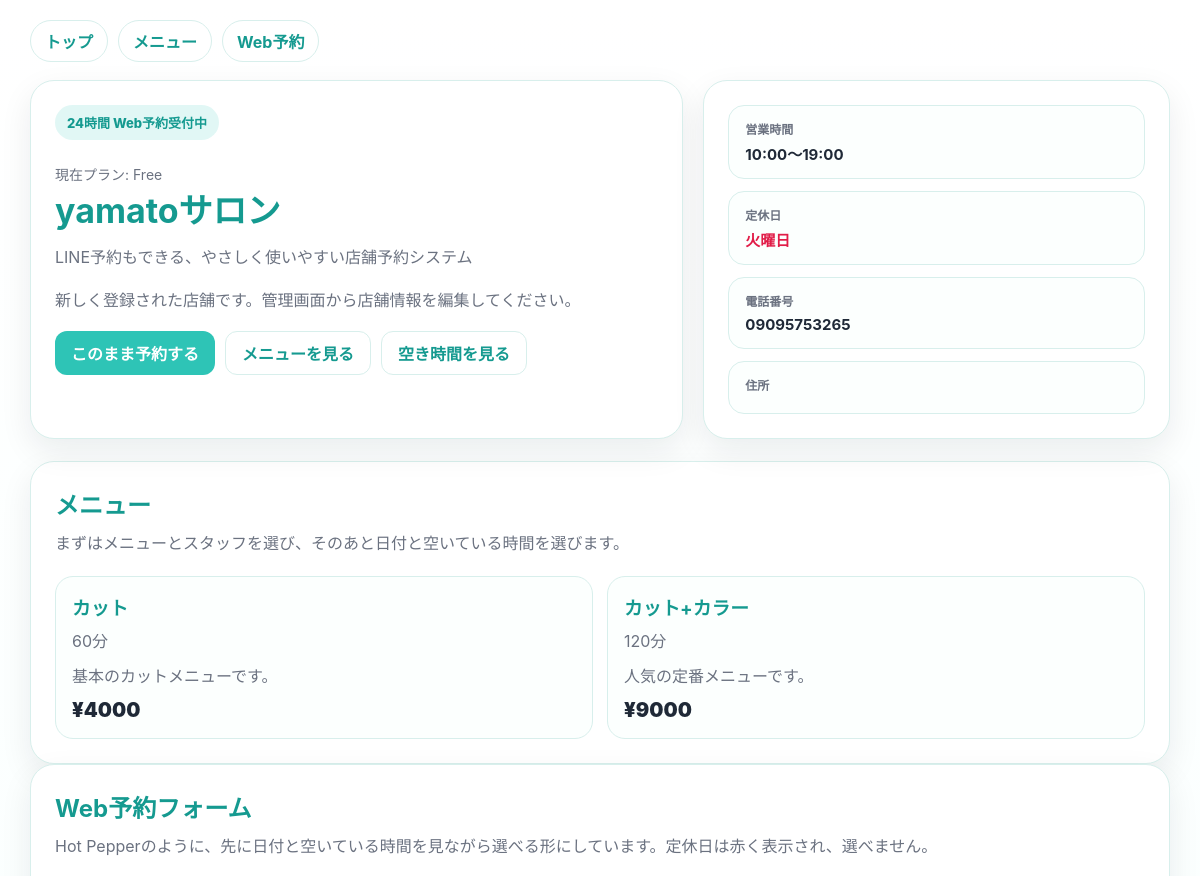
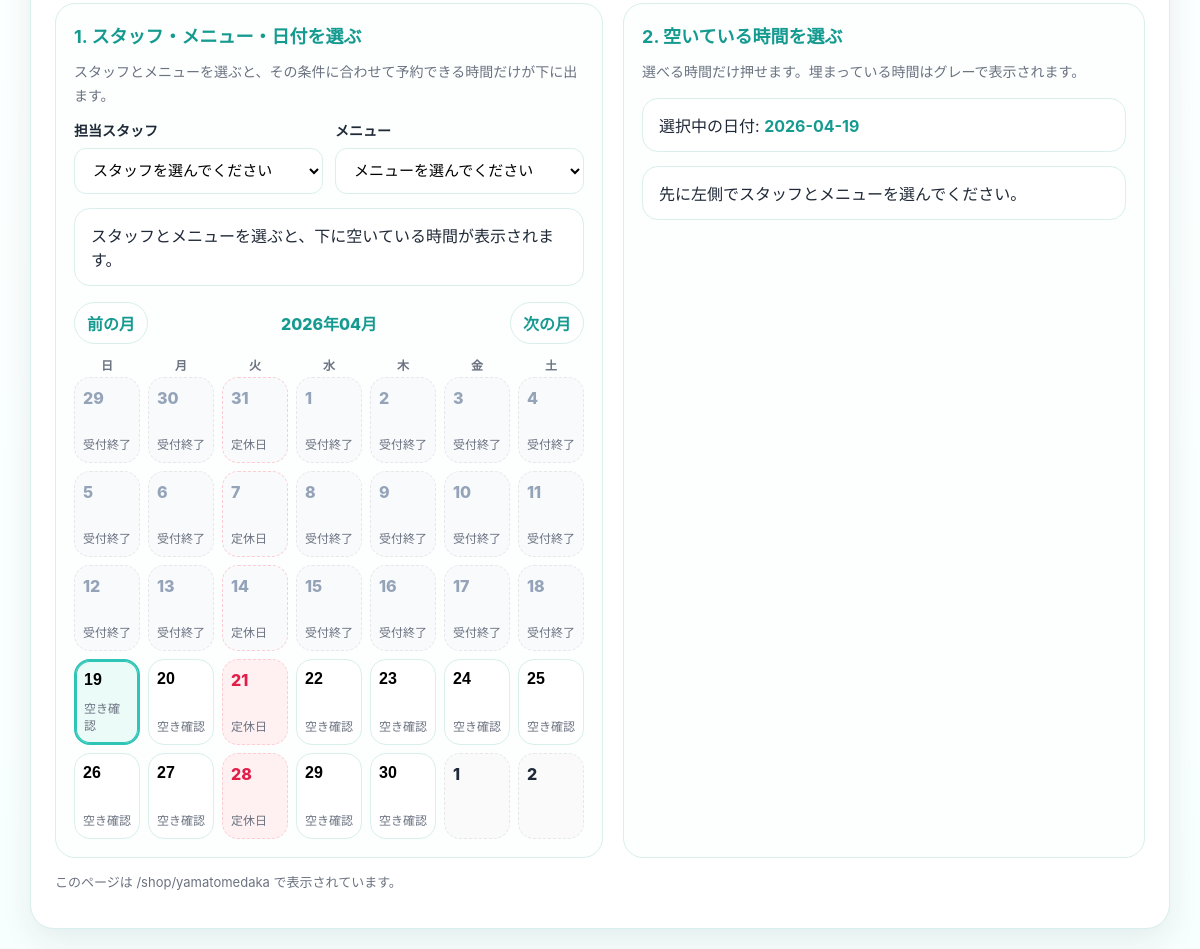
Screenshot of /shop/yamatomedaka (signed in) with the database file from the repository (2 pictures, top to bottom).
### tables this page shows
CREATE TABLE shops (
                id INTEGER PRIMARY KEY AUTOINCREMENT,
                shop_id TEXT NOT NULL UNIQUE,
                shop_name TEXT NOT NULL,
                catch_copy TEXT DEFAULT '',
                description TEXT DEFAULT '',
                phone TEXT DEFAULT '',
                address TEXT DEFAULT '',
                business_hours TEXT DEFAULT '10:00〜19:00',
                holiday TEXT DEFAULT '火曜日',
                primary_color TEXT DEFAULT '#2ec4b6',
                primary_dark TEXT DEFAULT '#159a90',
                accent_bg TEXT DEFAULT '#f7fffe',
                staff_list_json TEXT NOT NULL DEFAULT '[]',
                menus_json TEXT NOT NULL DEFAULT '[]',
                admin_ui_mode TEXT NOT NULL DEFAULT 'web',
                created_at TEXT DEFAULT CURRENT_TIMESTAMP
            , reply_to_email TEXT DEFAULT '');

### app/main.py (the view)
@app.get("/shop/{shop_id}", response_class=HTMLResponse)
def shop_page(request: Request, shop_id: str):
    context = build_shop_booking_context(shop_id, request)
    return templates.TemplateResponse(
        request=request,
        name="shop/index.html",
        context=context,
    )

### app/templates/shop/index.html (shortened to what this page needs)
<!doctype html>
<html lang="ja">
<head>
</head>
<body>
  <div class="wrap">
    <nav class="top-nav">
      <a href="/shop/{{ shop_id }}">トップ</a>
      <a href="#menus">メニュー</a>
      <a href="#reserve-form">Web予約</a>
    </nav>
    <section class="hero">
      <div class="hero-card">
        <div class="badge">24時間 Web予約受付中</div>
        <div style="margin-top:10px; color:var(--subtext); font-size:14px;">現在プラン: {{ subscription.plan_name }}{% if subscription.show_ads %} / このプランは広告表示対応{% endif %}</div>
        <h1>{{ shop.shop_name }}</h1>
        <p class="lead">{{ shop.catch_copy }}</p>
        <p class="lead">{{ shop.description }}</p>
        <div class="hero-actions">
          <a href="#reserve-form" class="btn-link btn-primary">このまま予約する</a>
          <a href="#menus" class="btn-link btn-secondary">メニューを見る</a>
          <a href="#reserve-form" class="btn-link btn-secondary">空き時間を見る</a>
        </div>
      </div>
      <div class="hero-card">
        <div class="info-list">
          <div class="info-item"><div class="info-label">営業時間</div><div class="info-value">{{ shop.business_hours }}</div></div>
          <div class="info-item"><div class="info-label">定休日</div><div class="info-value" style="color:var(--danger);">{{ shop.holiday }}</div></div>
          <div class="info-item"><div class="info-label">電話番号</div><div class="info-value">{{ shop.phone }}</div></div>
          <div class="info-item"><div class="info-label">住所</div><div class="info-value">{{ shop.address }}</div></div>
        </div>
      </div>
    </section>
    <section id="menus" class="section-card">
      <h2 class="section-title">メニュー</h2>
      <p class="section-text">まずはメニューとスタッフを選び、そのあと日付と空いている時間を選びます。</p>
      <div class="menu-grid {% if menus|length > 8 %}tight{% elif menus|length > 4 %}compact{% endif %}">
        {% for menu in menus %}
        <article class="menu-card">
          <h3 class="menu-name">{{ menu.name }}</h3>
          <p class="menu-meta">{{ menu.duration }}分</p>
          <p class="menu-desc">{{ menu.description }}</p>
          <div class="menu-price">¥{{ menu.price }}</div>
        </article>
        {% endfor %}
      </div>
    </section>
    <section id="reserve-form" class="section-card">
      <h2 class="section-title">Web予約フォーム</h2>
      <p class="section-text">Hot Pepperのように、先に日付と空いている時間を見ながら選べる形にしています。定休日は赤く表示され、選べません。</p>
      <div class="reserve-layout">
        <div class="panel">
          <h3 class="step-title">1. スタッフ・メニュー・日付を選ぶ</h3>
          <p class="step-note">スタッフとメニューを選ぶと、その条件に合わせて予約できる時間だけが下に出ます。</p>
          <form id="finder-form" method="get" action="/shop/{{ shop_id }}#reserve-form">
            <div class="grid-2">
              <label>担当スタッフ
                <select name="staff_id" required onchange="document.getElementById('finder-form').submit()">
                  <option value="">スタッフを選んでください</option>
                </select>
              </label>
              <label>メニュー
                <select name="menu_id" required onchange="document.getElementById('finder-form').submit()">
                  <option value="">メニューを選んでください</option>
                </select>
              </label>
            </div>
            <div class="summary-box">
              {% if selected_staff and selected_menu %}
                <strong>{{ selected_staff.name }}</strong> / <strong>{{ selected_menu.name }}</strong> / {{ selected_menu.duration }}分 / ¥{{ selected_menu.price }}
              {% else %}
                スタッフとメニューを選ぶと、下に空いている時間が表示されます。
              {% endif %}
            </div>
            <div class="calendar-head" style="margin-top:16px;">
              <a href="/shop/{{ shop_id }}?month={{ calendar_prev_month }}&staff_id={{ selected_staff_id or '' }}&menu_id={{ selected_menu_id or '' }}&reservation_date={{ selected_date }}#reserve-form">前の月</a>
              <div class="calendar-title">{{ calendar_month_label }}</div>
              <a href="/shop/{{ shop_id }}?month={{ calendar_next_month }}&staff_id={{ selected_staff_id or '' }}&menu_id={{ selected_menu_id or '' }}&reservation_date={{ selected_date }}#reserve-form">次の月</a>
            </div>
            <div class="weekdays">
              <div class="weekday">日</div><div class="weekday">月</div><div class="weekday">火</div><div class="weekday">水</div><div class="weekday">木</div><div class="weekday">金</div><div class="weekday">土</div>
            </div>
            <div class="calendar-grid">
              {% for day in calendar_days %}
                {% if day.is_clickable %}
                  <button type="button" class="day-btn {% if day.is_selected %}selected{% endif %} {% if day.is_today %}today{% endif %}" onclick="selectDate('{{ day.date }}')">
                    <span class="day-num">{{ day.day }}</span>
                    <span class="day-meta">{% if day.count %}{{ day.count }}人{% else %}空き確認{% endif %}</span>
                  </button>
                {% else %}
                  <div class="day-box {% if day.is_closed %}closed{% endif %} {% if day.is_past %}past{% endif %}">
                    <span class="day-num">{{ day.day }}</span>
                    <span class="day-meta">{% if day.is_closed %}定休日{% elif day.is_past %}受付終了{% elif day.count %}{{ day.count }}人{% endif %}</span>
                  </div>
                {% endif %}
              {% endfor %}
            </div>
          </form>
        </div>
        <div class="panel">
          <h3 class="step-title">2. 空いている時間を選ぶ</h3>
          <p class="step-note">選べる時間だけ押せます。埋まっている時間はグレーで表示されます。</p>
          {% if selected_date %}
          <div class="summary-box">
            選択中の日付: <strong>{{ selected_date }}</strong>
          </div>
          {% endif %}
          {% if not selected_staff or not selected_menu %}
            <div class="summary-box">先に左側でスタッフとメニューを選んでください。</div>
          {% else %}
            <div class="summary-box">この日の予約可能枠はありません。別の日付か別のスタッフを選んでください。</div>
          {% endif %}
        </div>
      </div>
      <p class="footer-note">このページは /shop/{{ shop_id }} で表示されています。</p>
    </section>
  </div>
</body>
</html>

### rows the page displays
shops: shop_name "yamatoサロン", catch_copy "LINE予約もできる、やさしく使いやすい店舗予約システム", description "新しく登録された店舗です。管理画面から店舗情報を編集してください。", business_hours "10:00〜19:00", holiday "火曜日", phone "09095753265", shop "yamatomedaka"

### other values shown
{{ subscription.plan_name }} "Free"
{{ menu.name }} "カット" "カット+カラー"
{{ menu.duration }} "60" "120"
{{ menu.description }} "基本のカットメニューです。" "人気の定番メニューです。"
{{ menu.price }} "4000" "9000"
{{ calendar_month_label }} "2026年04月"
{{ day.day }} "29" "30" "31" "1" "2" "3" "4" "5" "6" "7" "8" "9" "10" "11" "12" "13" "14" "15" "16" "17" "18" "21" "28" "1" "2"
{{ day.day }} "19" "20" "22" "23" "24" "25" "26" "27" "29" "30"
{{ selected_date }} "2026-04-19"
